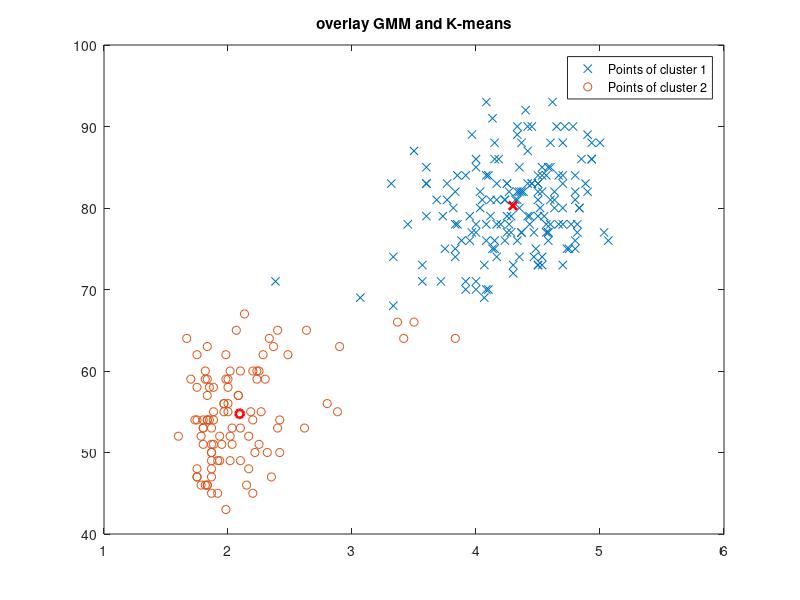

Reproduce this figure in MATLAB. (Note: this script raises an error after producing the figure.)
X = [ 3.600 79;
1.800 54;
3.333 74;
2.283 62;
4.533 85;
2.883 55;
4.700 88;
3.600 85;
1.950 51;
4.350 85;
1.833 54;
3.917 84;
4.200 78;
1.750 47;
4.700 83;
2.167 52;
1.750 62;
4.800 84;
1.600 52;
4.250 79;
1.800 51;
1.750 47;
3.450 78;
3.067 69;
4.533 74;
3.600 83;
1.967 55;
4.083 76;
3.850 78;
4.433 79;
4.300 73;
4.467 77;
3.367 66;
4.033 80
3.833 74;
2.017 52;
1.867 48;
4.833 80;
1.833 59;
4.783 90;
4.350 80;
1.883 58;
4.567 84;
1.750 58;
4.533 73;
3.317 83;
3.833 64;
2.100 53;
4.633 82;
2.000 59;
4.800 75;
4.716 90;
1.833 54;
4.833 80;
1.733 54;
4.883 83;
3.717 71;
1.667 64;
4.567 77;
4.317 81;
2.233 59;
4.500 84;
1.750 48;
4.800 82;
1.817 60;
4.400 92;
4.167 78;
4.700 78;
2.067 65;
4.700 73;
4.033 82;
1.967 56;
4.500 79;
4.000 71;
1.983 62;
5.067 76;
2.017 60;
4.567 78;
3.883 76;
3.600 83;
4.133 75;
4.333 82;
4.100 70;
2.633 65;
4.067 73;
4.933 88;
3.950 76;
4.517 80;
2.167 48;
4.000 86;
2.200 60;
4.333 90;
1.867 50;
4.817 78;
1.833 63;
4.300 72;
4.667 84;
3.750 75;
1.867 51;
4.900 82;
2.483 62;
4.367 88;
2.100 49;
4.500 83;
4.050 81;
1.867 47;
4.700 84;
1.783 52;
4.850 86;
3.683 81;
4.733 75;
2.300 59;
4.900 89;
4.417 79;
1.700 59;
4.633 81;
2.317 50;
4.600 85;
1.817 59;
4.417 87;
2.617 53;
4.067 69;
4.250 77;
1.967 56;
4.600 88;
3.767 81;
1.917 45;
4.500 82;
2.267 55;
4.650 90;
1.867 45;
4.167 83;
2.800 56;
4.333 89;
1.833 46;
4.383 82;
1.883 51;
4.933 86;
2.033 53;
3.733 79;
4.233 81;
2.233 60;
4.533 82;
4.817 77;
4.333 76;
1.983 59;
4.633 80;
2.017 49;
5.100 96;
1.800 53;
5.033 77;
4.000 77;
2.400 65;
4.600 81;
3.567 71;
4.000 70;
4.500 81;
4.083 93;
1.800 53;
3.967 89;
2.200 45;
4.150 86;
2.000 58;
3.833 78;
3.500 66;
4.583 76;
2.367 63;
5.000 88;
1.933 52;
4.617 93;
1.917 49;
2.083 57;
4.583 77;
3.333 68;
4.167 81;
4.333 81;
4.500 73;
2.417 50;
4.000 85;
4.167 74;
1.883 55;
4.583 77;
4.250 83;
3.767 83;
2.033 51;
4.433 78;
4.083 84;
1.833 46;
4.417 83;
2.183 55;
4.800 81;
1.833 57;
4.800 76;
4.100 84;
3.966 77;
4.233 81;
3.500 87;
4.366 77;
2.250 51;
4.667 78;
2.100 60;
4.350 82;
4.133 91;
1.867 53;
4.600 78;
1.783 46;
4.367 77;
3.850 84;
1.933 49;
4.500 83;
2.383 71;
4.700 80;
1.867 49;
3.833 75;
3.417 64;
4.233 76;
2.400 53;
4.800 94;
2.000 55;
4.150 76;
1.867 50;
4.267 82;
1.750 54;
4.483 75;
4.000 78;
4.117 79;
4.083 78;
4.267 78;
3.917 70;
4.550 79;
4.083 70;
2.417 54;
4.183 86;
2.217 50;
4.450 90;
1.883 54;
1.850 54;
4.283 77;
3.950 79;
2.333 64;
4.150 75;
2.350 47;
4.933 86;
2.900 63;
4.583 85;
3.833 82;
2.083 57;
4.367 82;
2.133 67;
4.350 74;
2.200 54;
4.450 83;
3.567 73;
4.500 73;
4.150 88;
3.817 80;
3.917 71;
4.450 83;
2.000 56;
4.283 79;
4.767 78;
4.533 84;
1.850 58;
4.250 83;
1.983 43;
2.250 60;
4.750 75;
4.117 81;
2.150 46;
4.417 90;
1.817 46;
4.467 74;];

[Y mean_C] = kmeans(X,2); 
figure(2)
plot(X(Y==1,1),X(Y==1,2), 'x');
hold on
plot(X(Y==2,1),X(Y==2,2), 'o');

plot(mean_C(1,1),mean_C(1,2), 'rx','LineWidth',2);
plot(mean_C(2,1),mean_C(2,2), 'ro','LineWidth',2);

legend('Points of cluster 1','Points of cluster 2')
title('overlay GMM and K-means')
hold off

EM = gmdistribution.fit(X,2);

figure;

ezcontourf(@(x,y) pdf(EM,[x y]),[1.5 5.5, 40 100]);